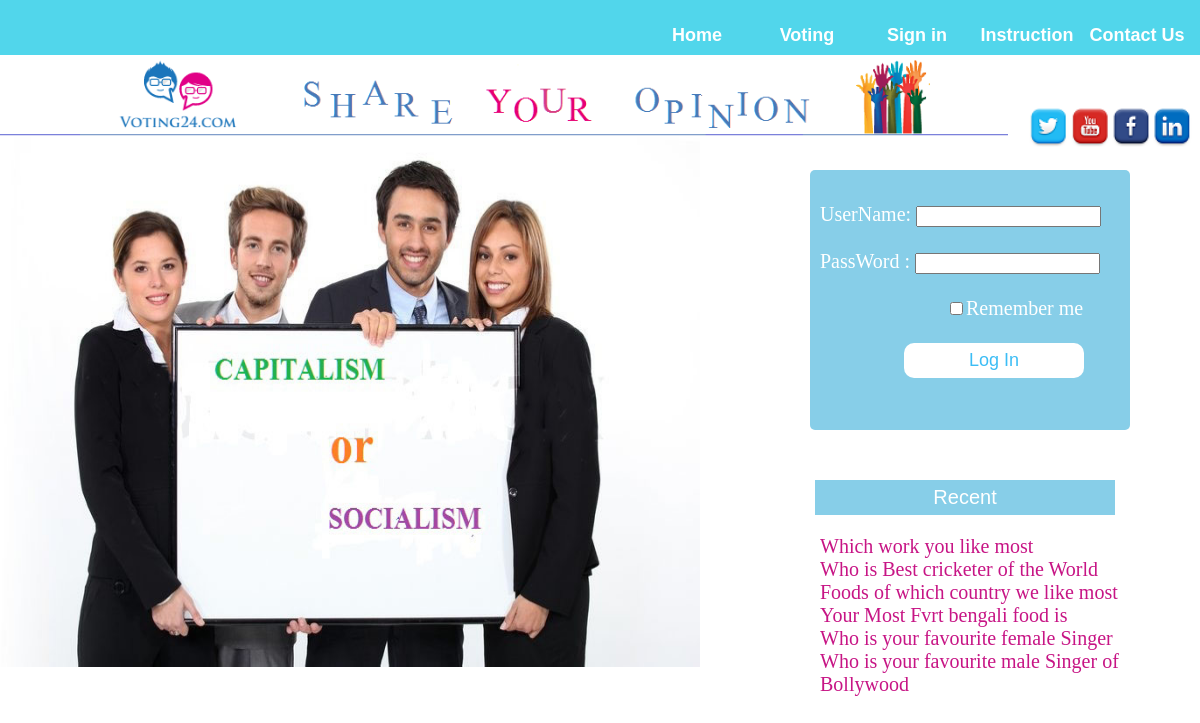
The app's page /home.php with its own data.
### tables this page shows
CREATE TABLE IF NOT EXISTS `votelist` (
  `id` int(11) NOT NULL AUTO_INCREMENT,
  `title` varchar(50) NOT NULL,
  `description` varchar(500) NOT NULL,
  `op1` varchar(20) NOT NULL,
  `op2` varchar(20) NOT NULL,
  `op3` varchar(20) NOT NULL,
  `op4` varchar(20) NOT NULL,
  `op5` varchar(20) NOT NULL,
  `email` varchar(30) NOT NULL,
  `time` varchar(30) NOT NULL,
  PRIMARY KEY (`id`)
);

### home.php (the view, shortened to what this page needs)
<?php
include 'db.php';
?>
<html>
<head>
</head>
 <div class="divi">
<a href="contact.php"><button class="bun" ><b>Contact Us</b></button></a>
<a href="inst.php"><button class="bun" ><b>Instruction</b></button></a>
<?php
if(isset($_SESSION['name'])){
	echo"<a href='logout.php'><button class='bun'><b>LogOut</b></button></a>";
}
else{
	echo"<a href='sign.php'><button class='bun'><b>Sign in</b></button></a>";
}
?>
<a href="voting.php"><button class="bun" ><b>Voting</b></button></a>
<a href="home.php"><button class="bun" ><b>Home</b></button></a>
</div>
<img display="inline" src="logo.png" width="84%" />
<img  style="margin-top:40"src="scl.png" align="right" width="15%" usemap="#user"/>
<img class="im" src="1.PNG" id="slide" width=700 height=530  />
<div class="rec">
<button class="recent">Recent</button>
<?php
echo "<table>";
$result = mysql_query("SELECT * FROM votelist ORDER BY id DESC");
$count=1;
echo "<marquee behavior='scroll' direction='up'scrolldelay='500' height='130' onmouseover='this.stop()' onmouseout='this.start()'  >";
 while($row = mysql_fetch_array($result))
     {
			if($count==7)
break;
		 $id=$row['id'];
	  echo " <a href='result.php?id=$id'> " . $row['title'] . "</a><br>";
     $count++;
     }
  echo "</table>"   ;
?>
</div>
<div class="logfixed">
<form method="post" action="home.php"  >
<br>
UserName:  <input type="text" name="username" />
<br><br>
PassWord    :  <input type="password" name="password" />
<br><br>
<input type="checkbox" name="rem"  style="margin-left:130;"/>Remember me
<br><br>
<input type="submit" value="Log In" class="bigbun" />
</form>
</div>
</body>
</html>

### home.php (style rules this page uses)
body { margin:0; }
.divi { top:0; bottom:0; right:0; padding:10; z-index: 9999; width: 98.5%; height: 35px; background-color: #51D6EB; border:none; }
.logfixed { position: fixed; top:170; right:70; padding:10; z-index: 9999; width: 25%; color:white; height:240; background-color:#87CEE8; font-size:20; border-radius:5px; border:none; }
.rec { position: fixed; top:525; right:70; padding:10; z-index: 9999; width: 25%; color:white; height:20; font-size:20; border-radius:5px; border:none; }
.recent { position: fixed; top:480; right:85; z-index: 9999; width: 25%; color:white; height:35; background-color:#87CEE8; font-size:20; border:none; }
.bun { border-radius: 5px; width:110; height:50; color:white; margin-top:0; background-color:transparent; font-size:18; border:none; float:right; }
.bigbun { border-radius: 10px; width:180; height:35; background-color:white; color:#3CBDF5; margin-left:28%; font-size:18; border:none; }
a { text-decoration: none; color:#C71585; }

### records on screen
votelist: title "Which work you like most"
votelist: title "Who is Best cricketer of the World"
votelist: title "Foods of which country we like most"
votelist: title "Your Most Fvrt bengali food is"
votelist: title "Who is your favourite female Singer"
votelist: title "Who is your favourite male Singer of Bollywood"
